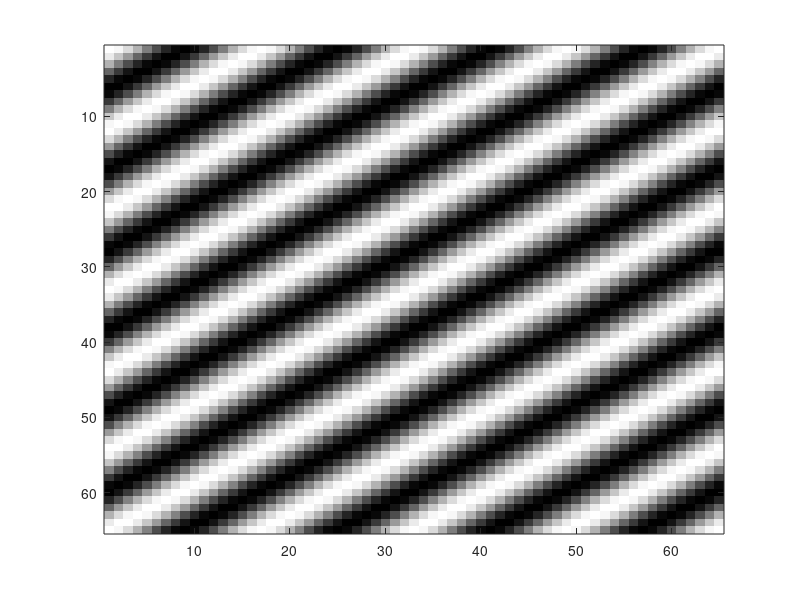
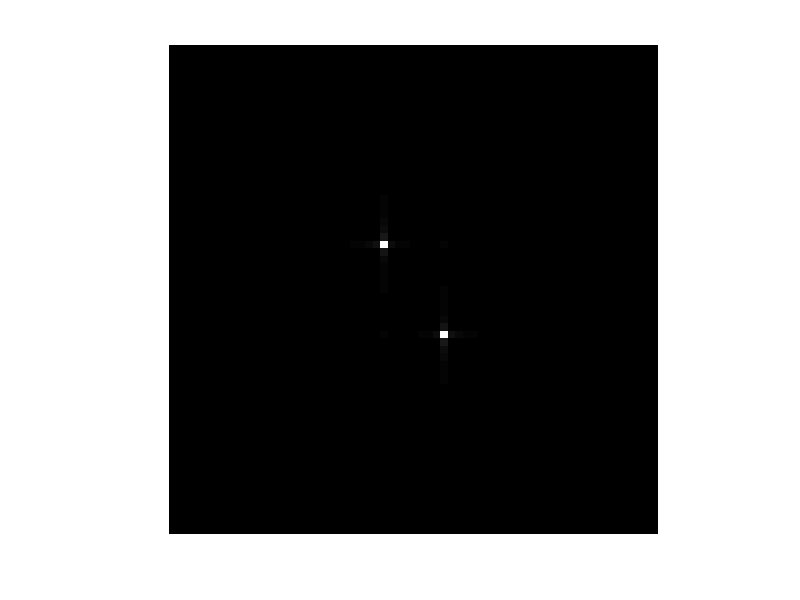

MATLAB code for these plots, in order:
[x,y]=meshgrid(-2:1/16:2,-2:1/16:2);
f=cos(2*pi*x+3*pi*y);
imagesc(f),colormap(gray);


figure;imshow(abs(fftshift(fft2(f))),[])